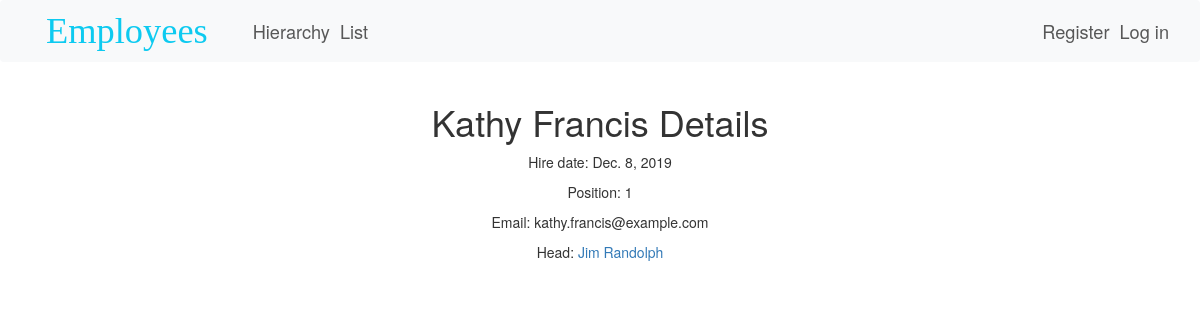
/employees/203/, run on the app's committed database.
### employees/models.py (models this page shows, shortened)
class Employee(models.Model):
    full_name = models.CharField(max_length = 100)
    position = models.CharField(max_length = 100)
    hire_date = models.DateField()
    email = models.EmailField()
    head = models.ForeignKey('self',
                             on_delete = models.SET_NULL,
                             null = True,
                             blank = True)

### employees/views.py (the view)
# urls.py: path('<int:pk>/', EmployeeDetailView.as_view(), name='employee-detail'),
class EmployeeDetailView(DetailView):
    model = Employee
    template_name = 'employee.html'
    context_object_name = 'employee'
    def get_context_data(self, **kwargs):
        context = super().get_context_data(**kwargs)
        context['authenticated'] = self.request.user.is_authenticated
        context['user'] = self.request.user
        return context

### employees/templates/employee.html (shortened to what this page needs)
{% extends "layout.html" %}
{% block body %}
<div class="container">
    <div class="employee-details-container d-flex flex-column align-items-center justify-content-start">
        <h1>{{ employee.full_name }} Details</h1>
        <p>Hire date: {{ employee.hire_date }}</p>
        <p>Position: {{ employee.position }}</p>
        <p>Email: {{ employee.email }}</p>
        <p>Head:
            {% if employee.head is None %}
                God
            {% else %}
                <a href="{% url 'employee-detail' employee.head.id %}">{{ employee.head.full_name }}</a>
            {% endif %}
        </p>
    </div>
</div>
{% endblock body %}

### data on the page
Employee: full_name "Kathy Francis", hire_date "Dec. 8, 2019", position "1", email "kathy.francis@example.com", head.full_name "Jim Randolph"
